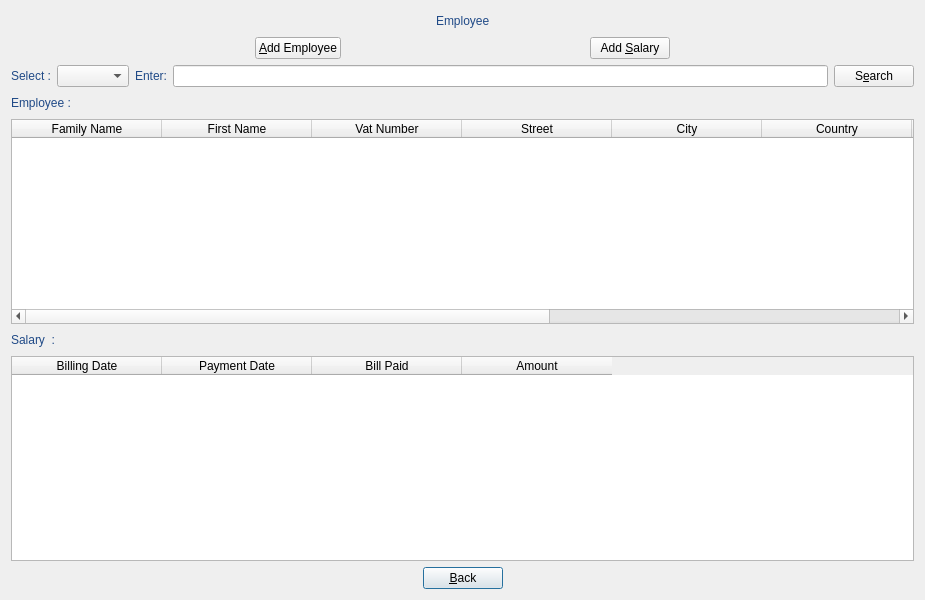
<?xml version="1.0" encoding="UTF-8"?>
<ui version="4.0">
 <class>DialogEmployee</class>
 <widget class="QDialog" name="DialogEmployee">
  <property name="geometry">
   <rect>
    <x>0</x>
    <y>0</y>
    <width>925</width>
    <height>600</height>
   </rect>
  </property>
  <property name="minimumSize">
   <size>
    <width>925</width>
    <height>600</height>
   </size>
  </property>
  <property name="windowTitle">
   <string>maanageBill  Employee</string>
  </property>
  <property name="windowIcon">
   <iconset resource="icon.qrc">
    <normaloff>:/icon/image/receipt16.png</normaloff>:/icon/image/receipt16.png</iconset>
  </property>
  <layout class="QGridLayout" name="gridLayout_7">
   <item row="4" column="0">
    <widget class="QTableWidget" name="tableWidgetEmployee">
     <property name="minimumSize">
      <size>
       <width>0</width>
       <height>100</height>
      </size>
     </property>
     <property name="styleSheet">
      <string notr="true">font: 75 13pt &quot;URW Palladio L&quot;;</string>
     </property>
     <property name="sizeAdjustPolicy">
      <enum>QAbstractScrollArea::AdjustToContents</enum>
     </property>
     <attribute name="horizontalHeaderDefaultSectionSize">
      <number>150</number>
     </attribute>
     <column>
      <property name="text">
       <string>Family Name</string>
      </property>
     </column>
     <column>
      <property name="text">
       <string>First Name</string>
      </property>
     </column>
     <column>
      <property name="text">
       <string>Vat Number</string>
      </property>
     </column>
     <column>
      <property name="text">
       <string>Street</string>
      </property>
     </column>
     <column>
      <property name="text">
       <string>City</string>
      </property>
     </column>
     <column>
      <property name="text">
       <string>Country</string>
      </property>
     </column>
     <column>
      <property name="text">
       <string>Post Code</string>
      </property>
     </column>
     <column>
      <property name="text">
       <string>Email</string>
      </property>
     </column>
     <column>
      <property name="text">
       <string>Doy Number</string>
      </property>
     </column>
     <column>
      <property name="text">
       <string>Mobile</string>
      </property>
     </column>
    </widget>
   </item>
   <item row="5" column="0">
    <layout class="QGridLayout" name="gridLayout_6">
     <item row="0" column="0">
      <widget class="QLabel" name="labelSalary">
       <property name="styleSheet">
        <string notr="true">font: 75 13pt &quot;URW Palladio L&quot;;
color: rgb(32, 74, 135);</string>
       </property>
       <property name="text">
        <string>Salary  :</string>
       </property>
      </widget>
     </item>
     <item row="0" column="1">
      <spacer name="horizontalSpacer_5">
       <property name="orientation">
        <enum>Qt::Horizontal</enum>
       </property>
       <property name="sizeHint" stdset="0">
        <size>
         <width>40</width>
         <height>20</height>
        </size>
       </property>
      </spacer>
     </item>
    </layout>
   </item>
   <item row="0" column="0">
    <layout class="QGridLayout" name="gridLayout_2">
     <item row="0" column="0">
      <spacer name="horizontalSpacer">
       <property name="orientation">
        <enum>Qt::Horizontal</enum>
       </property>
       <property name="sizeHint" stdset="0">
        <size>
         <width>40</width>
         <height>20</height>
        </size>
       </property>
      </spacer>
     </item>
     <item row="0" column="1">
      <widget class="QLabel" name="labelTitle">
       <property name="styleSheet">
        <string notr="true">color: rgb(32, 74, 135);
font: 75 15pt &quot;URW Palladio L&quot;;</string>
       </property>
       <property name="text">
        <string>Employee</string>
       </property>
      </widget>
     </item>
     <item row="0" column="2">
      <spacer name="horizontalSpacer_2">
       <property name="orientation">
        <enum>Qt::Horizontal</enum>
       </property>
       <property name="sizeHint" stdset="0">
        <size>
         <width>40</width>
         <height>20</height>
        </size>
       </property>
      </spacer>
     </item>
    </layout>
   </item>
   <item row="7" column="0">
    <layout class="QGridLayout" name="gridLayout">
     <item row="0" column="1">
      <widget class="QPushButton" name="pushButtonBack">
       <property name="styleSheet">
        <string notr="true">font: 75 13pt &quot;URW Palladio L&quot;;</string>
       </property>
       <property name="text">
        <string>&amp;Back</string>
       </property>
       <property name="icon">
        <iconset resource="icon.qrc">
         <normaloff>:/icon/image/undo24.png</normaloff>:/icon/image/undo24.png</iconset>
       </property>
       <property name="iconSize">
        <size>
         <width>24</width>
         <height>24</height>
        </size>
       </property>
      </widget>
     </item>
     <item row="0" column="2">
      <spacer name="horizontalSpacer_6">
       <property name="orientation">
        <enum>Qt::Horizontal</enum>
       </property>
       <property name="sizeHint" stdset="0">
        <size>
         <width>40</width>
         <height>20</height>
        </size>
       </property>
      </spacer>
     </item>
     <item row="0" column="0">
      <spacer name="horizontalSpacer_7">
       <property name="orientation">
        <enum>Qt::Horizontal</enum>
       </property>
       <property name="sizeHint" stdset="0">
        <size>
         <width>40</width>
         <height>20</height>
        </size>
       </property>
      </spacer>
     </item>
    </layout>
   </item>
   <item row="2" column="0">
    <layout class="QGridLayout" name="gridLayout_4">
     <item row="0" column="0">
      <widget class="QLabel" name="labelSelect">
       <property name="styleSheet">
        <string notr="true">color: rgb(32, 74, 135);
font: 75 13pt &quot;URW Palladio L&quot;;</string>
       </property>
       <property name="text">
        <string>Select :</string>
       </property>
      </widget>
     </item>
     <item row="0" column="1">
      <widget class="QComboBox" name="comboBoxSearch"/>
     </item>
     <item row="0" column="2">
      <widget class="QLabel" name="labelEnter">
       <property name="styleSheet">
        <string notr="true">color: rgb(32, 74, 135);
font: 75 13pt &quot;URW Palladio L&quot;;</string>
       </property>
       <property name="text">
        <string>Enter:</string>
       </property>
      </widget>
     </item>
     <item row="0" column="3">
      <widget class="QLineEdit" name="lineEditEmployee"/>
     </item>
     <item row="0" column="4">
      <widget class="QPushButton" name="pushButtonSearch">
       <property name="styleSheet">
        <string notr="true">font: 75 13pt &quot;URW Palladio L&quot;;</string>
       </property>
       <property name="text">
        <string>S&amp;earch</string>
       </property>
       <property name="icon">
        <iconset resource="icon.qrc">
         <normaloff>:/icon/image/check24.png</normaloff>:/icon/image/check24.png</iconset>
       </property>
       <property name="iconSize">
        <size>
         <width>24</width>
         <height>24</height>
        </size>
       </property>
      </widget>
     </item>
    </layout>
   </item>
   <item row="3" column="0">
    <layout class="QGridLayout" name="gridLayout_5">
     <item row="0" column="0">
      <widget class="QLabel" name="labelEmployee">
       <property name="styleSheet">
        <string notr="true">font: 75 13pt &quot;URW Palladio L&quot;;
color:rgb(32, 74, 135)</string>
       </property>
       <property name="text">
        <string>Employee :</string>
       </property>
      </widget>
     </item>
     <item row="0" column="1">
      <spacer name="horizontalSpacer_4">
       <property name="orientation">
        <enum>Qt::Horizontal</enum>
       </property>
       <property name="sizeHint" stdset="0">
        <size>
         <width>40</width>
         <height>20</height>
        </size>
       </property>
      </spacer>
     </item>
    </layout>
   </item>
   <item row="1" column="0">
    <layout class="QGridLayout" name="gridLayout_3">
     <item row="0" column="0">
      <spacer name="horizontalSpacer_8">
       <property name="orientation">
        <enum>Qt::Horizontal</enum>
       </property>
       <property name="sizeHint" stdset="0">
        <size>
         <width>40</width>
         <height>20</height>
        </size>
       </property>
      </spacer>
     </item>
     <item row="0" column="1">
      <widget class="QPushButton" name="pushButtonAddEmployee">
       <property name="styleSheet">
        <string notr="true">font: 75 13pt &quot;URW Palladio L&quot;;</string>
       </property>
       <property name="text">
        <string>&amp;Add Employee</string>
       </property>
       <property name="icon">
        <iconset resource="icon.qrc">
         <normaloff>:/icon/image/add24.png</normaloff>:/icon/image/add24.png</iconset>
       </property>
       <property name="iconSize">
        <size>
         <width>24</width>
         <height>24</height>
        </size>
       </property>
      </widget>
     </item>
     <item row="0" column="2">
      <spacer name="horizontalSpacer_3">
       <property name="orientation">
        <enum>Qt::Horizontal</enum>
       </property>
       <property name="sizeHint" stdset="0">
        <size>
         <width>40</width>
         <height>20</height>
        </size>
       </property>
      </spacer>
     </item>
     <item row="0" column="3">
      <widget class="QPushButton" name="pushButtonAddSalary">
       <property name="styleSheet">
        <string notr="true">font: 75 13pt &quot;URW Palladio L&quot;;</string>
       </property>
       <property name="text">
        <string>Add &amp;Salary</string>
       </property>
       <property name="icon">
        <iconset resource="icon.qrc">
         <normaloff>:/icon/image/add24.png</normaloff>:/icon/image/add24.png</iconset>
       </property>
       <property name="iconSize">
        <size>
         <width>24</width>
         <height>24</height>
        </size>
       </property>
      </widget>
     </item>
     <item row="0" column="4">
      <spacer name="horizontalSpacer_9">
       <property name="orientation">
        <enum>Qt::Horizontal</enum>
       </property>
       <property name="sizeHint" stdset="0">
        <size>
         <width>40</width>
         <height>20</height>
        </size>
       </property>
      </spacer>
     </item>
    </layout>
   </item>
   <item row="6" column="0">
    <widget class="QTableWidget" name="tableWidget">
     <property name="styleSheet">
      <string notr="true">font: 75 13pt &quot;URW Palladio L&quot;;</string>
     </property>
     <property name="sizeAdjustPolicy">
      <enum>QAbstractScrollArea::AdjustToContents</enum>
     </property>
     <attribute name="horizontalHeaderDefaultSectionSize">
      <number>150</number>
     </attribute>
     <column>
      <property name="text">
       <string>Billing Date</string>
      </property>
     </column>
     <column>
      <property name="text">
       <string>Payment Date</string>
      </property>
     </column>
     <column>
      <property name="text">
       <string>Bill Paid</string>
      </property>
     </column>
     <column>
      <property name="text">
       <string>Amount</string>
      </property>
     </column>
    </widget>
   </item>
  </layout>
 </widget>
 <resources>
  <include location="icon.qrc"/>
 </resources>
 <connections/>
</ui>
